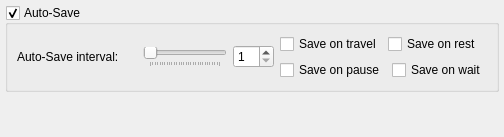
        <widget class="QWidget" name="tabMain_Saves">
         <attribute name="title">
          <string>Savegames</string>
         </attribute>
         <layout class="QVBoxLayout" name="verticalLayout_54">
          <property name="spacing">
           <number>5</number>
          </property>
          <property name="leftMargin">
           <number>5</number>
          </property>
          <property name="topMargin">
           <number>5</number>
          </property>
          <property name="rightMargin">
           <number>5</number>
          </property>
          <property name="bottomMargin">
           <number>5</number>
          </property>
          <item>
           <widget class="QGroupBox" name="grpAutoSave">
            <property name="title">
             <string>Auto-Save</string>
            </property>
            <property name="checkable">
             <bool>true</bool>
            </property>
            <layout class="QHBoxLayout" name="horizontalLayout_58">
             <item>
              <layout class="QHBoxLayout" name="horizontalLayout_54">
               <item>
                <widget class="QLabel" name="lblAutoSaveInt">
                 <property name="minimumSize">
                  <size>
                   <width>120</width>
                   <height>0</height>
                  </size>
                 </property>
                 <property name="text">
                  <string>Auto-Save interval:</string>
                 </property>
                </widget>
               </item>
               <item>
                <widget class="QSlider" name="sldAutoSaveInt">
                 <property name="minimum">
                  <number>1</number>
                 </property>
                 <property name="maximum">
                  <number>30</number>
                 </property>
                 <property name="orientation">
                  <enum>Qt::Horizontal</enum>
                 </property>
                 <property name="tickPosition">
                  <enum>QSlider::TicksBelow</enum>
                 </property>
                 <property name="tickInterval">
                  <number>1</number>
                 </property>
                </widget>
               </item>
               <item>
                <widget class="QSpinBox" name="spnAutoSaveInt">
                 <property name="minimum">
                  <number>1</number>
                 </property>
                 <property name="maximum">
                  <number>30</number>
                 </property>
                </widget>
               </item>
              </layout>
             </item>
             <item>
              <layout class="QVBoxLayout" name="verticalLayout_52">
               <item>
                <layout class="QHBoxLayout" name="horizontalLayout_76">
                 <item>
                  <widget class="QCheckBox" name="ckbSaveTravel">
                   <property name="text">
                    <string>Save on travel</string>
                   </property>
                  </widget>
                 </item>
                 <item>
                  <widget class="QCheckBox" name="ckbSaveRest">
                   <property name="text">
                    <string>Save on rest</string>
                   </property>
                  </widget>
                 </item>
                </layout>
               </item>
               <item>
                <layout class="QHBoxLayout" name="horizontalLayout_75">
                 <item>
                  <widget class="QCheckBox" name="ckbSavePause">
                   <property name="text">
                    <string>Save on pause</string>
                   </property>
                  </widget>
                 </item>
                 <item>
                  <widget class="QCheckBox" name="ckbSaveWait">
                   <property name="text">
                    <string>Save on wait</string>
                   </property>
                  </widget>
                 </item>
                </layout>
               </item>
              </layout>
             </item>
            </layout>
           </widget>
          </item>
          <item>
           <spacer name="verticalSpacer_24">
            <property name="orientation">
             <enum>Qt::Vertical</enum>
            </property>
            <property name="sizeHint" stdset="0">
             <size>
              <width>20</width>
              <height>40</height>
             </size>
            </property>
           </spacer>
          </item>
         </layout>
        </widget>
